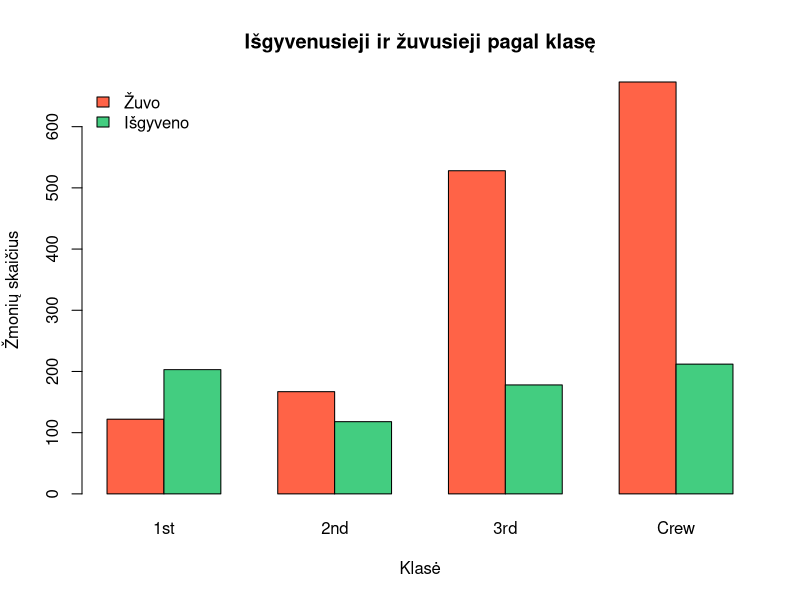

This chart was generated by the following R code:
rm(list = ls())

# 1

t1 <- matrix(c(13, 7,
                9, 11), nrow = 2, byrow = TRUE,
             dimnames = list(Grupe = c("A", "B"), Atsakymas = c("Taip", "Ne")))
addmargins(t1)

a <- t1[1, 1]; b <- t1[1, 2]; c <- t1[2, 1]; d <- t1[2, 2]
n <- sum(t1)

chi1 <- chisq.test(t1, correct = FALSE)
chi1
fisher.test(t1)

phi <- (a * d - b * c) / sqrt((a + b) * (c + d) * (a + c) * (b + d))
phi
sqrt(chi1$statistic / n)

V1 <- sqrt(chi1$statistic / (n * (min(dim(t1)) - 1)))
V1

Q <- (a * d - b * c) / (a * d + b * c)
Q

OR <- (a * d) / (b * c)
OR

# Rezultatai: phi = V = 0.20, Q = 0.39, OR = 2.27, chi^2 = 1.62, p = 0.20.
# Išvada: silpnas ryšys, statistiškai nereikšmingas (p > 0.05).


# 2

mat <- c(56, 75, 45, 71, 62, 64, 58, 80, 76, 61)
lt  <- c(66, 70, 40, 60, 65, 56, 59, 77, 67, 63)

rbind(Mat = rank(mat), LT = rank(lt))

d2  <- (rank(mat) - rank(lt))^2
n2  <- length(mat)
r_s <- 1 - 6 * sum(d2) / (n2 * (n2^2 - 1))
r_s
cor(mat, lt, method = "spearman")

T2 <- r_s * sqrt((n2 - 2) / (1 - r_s^2))
p2 <- 2 * pt(-abs(T2), df = n2 - 2)
c(T = T2, kritine = qt(0.975, n2 - 2), p = p2)

cor.test(mat, lt, method = "spearman")

# Rezultatai: r = 0.673, T = 2.57 > t(8) = 2.306, p = 0.033.
# Išvada: vidutiniškai stiprus teigiamas monotoninis ryšys, statistiškai
# reikšmingas.


# 3

g1 <- c(2, 5, 3, 1, 4, 6)
g2 <- c(1, 6, 4, 3, 2, 5)
n3 <- length(g1)

nc <- 0; nd <- 0
for (i in 1:(n3 - 1)) {
  for (j in (i + 1):n3) {
    s <- sign(g1[i] - g1[j]) * sign(g2[i] - g2[j])
    if (s > 0) nc <- nc + 1
    if (s < 0) nd <- nd + 1
  }
}
c(nc = nc, nd = nd)

tau <- (nc - nd) / (n3 * (n3 - 1) / 2)
tau
cor(g1, g2, method = "kendall")

Z3 <- 3 * tau * sqrt(n3 * (n3 - 1)) / sqrt(2 * (2 * n3 + 5))
p3 <- 2 * pnorm(-abs(Z3))
c(Z = Z3, kritine = qnorm(0.975), p = p3)

# Rezultatai: nc = 11, nd = 4, tau = 0.467, |Z| = 1.32 < 1.96, p = 0.19.
# Išvada: H0 neatmetama. Gydytojų nuomonės iš dalies sutampa, bet
# statistiškai reikšmingai suderintomis jų laikyti negalima.


# 4.1

cs <- margin.table(Titanic, c("Class", "Survived"))
addmargins(cs)
round(prop.table(cs, margin = "Class"), 3)

# Rezultatai: iš 2201 išgyveno 711 (32.3 %). Išgyvenusių dalis: 1 klasė 62.5 %,
# 2 klasė 41.4 %, 3 klasė 25.2 %, įgula 24.0 %.
# Išvada: kuo žemesnė klasė, tuo mažesnis išgyvenamumas; daugiausia žuvo
# įgulos (673) ir 3 klasės (528).


# 4.2

sex <- margin.table(Titanic, "Sex")
sex
names(which.max(sex))

# Rezultatai: vyrų 1731, moterų 470.
# Išvada: vyrų beveik 4 kartus daugiau.


# 4.3

ss <- margin.table(Titanic, c("Sex", "Survived"))
addmargins(ss)
round(prop.table(ss, margin = "Sex"), 3)

# Rezultatai: P(išgyveno | vyras) = 0.212, P(išgyveno | moteris) = 0.732.


# 4.4

odds_m <- ss["Male", "Yes"] / ss["Male", "No"]
odds_f <- ss["Female", "Yes"] / ss["Female", "No"]
c(sansas_vyru = odds_m, sansas_moteru = odds_f)

c(OR_vyrai_vs_moterys = odds_m / odds_f, OR_moterys_vs_vyrai = odds_f / odds_m)

# Rezultatai: vyrų šansas 0.27, moterų 2.73, OR = 0.099.
# Išvada: vyrų šansai išgyventi ~10 kartų mažesni nei moterų.


# 4.5

O <- ss
n <- sum(O)
E <- outer(rowSums(O), colSums(O)) / n
E

X2    <- sum((O - E)^2 / E)
df    <- (nrow(O) - 1) * (ncol(O) - 1)
kr    <- qchisq(0.95, df)
p_val <- pchisq(X2, df, lower.tail = FALSE)
c(X2 = X2, df = df, kritine = kr, p = p_val)

# Rezultatai: chi^2 = 456.9 > 3.84, df = 1, p ~ 0.
# Išvada: H0 atmetama, lytis ir išgyvenamumas priklausomi.


# 4.6

barplot(t(cs), beside = TRUE,
        col = c("tomato", "seagreen3"),
        legend.text = c("Žuvo", "Išgyveno"),
        args.legend = list(x = "topleft", bty = "n"),
        xlab = "Klasė", ylab = "Žmonių skaičius",
        main = "Išgyvenusieji ir žuvusieji pagal klasę")

# Išvada: tik 1 klasėje išgyvenusių daugiau nei žuvusių; 3 klasėje ir įguloje
# žuvusių kelis kartus daugiau.


# 4.7

sas <- margin.table(Titanic, c("Sex", "Age", "Survived"))
ftable(sas, row.vars = c("Age", "Survived"))

p_sex <- prop.table(sas, margin = c("Age", "Survived"))
round(ftable(p_sex, row.vars = c("Age", "Survived")), 3)
round(p_sex["Female", , ], 3)

# Rezultatai: suaugę: moterų dalis tarp išgyvenusių 0.483, tarp žuvusių 0.076.
# Vaikai: tarp išgyvenusių 0.491, tarp žuvusių 0.327.
# Išvada: tarp išgyvenusių moterų dalis daug didesnė, ypač suaugusių grupėje.


# 4.8

X2_k <- c()
for (s in dimnames(sas)$Sex) {
  O_k <- sas[s, , ]
  E_k <- outer(rowSums(O_k), colSums(O_k)) / sum(O_k)
  X2_k[s] <- sum((O_k - E_k)^2 / E_k)
  cat("\n---", s, "---\n")
  print(O_k)
  cat("chi^2 =", round(X2_k[s], 3),
      " p =", signif(pchisq(X2_k[s], 1, lower.tail = FALSE), 3), "\n")
}

X2_bendra <- sum(X2_k)
df8       <- length(X2_k) * 1
c(X2 = X2_bendra, df = df8,
  kritine = qchisq(0.95, df8),
  p = pchisq(X2_bendra, df8, lower.tail = FALSE))

# Rezultatai: vyrai chi^2 = 23.1 (p = 1.5e-6), moterys chi^2 = 3.05 (p = 0.08).
# Bendra chi^2 = 26.2 > 5.99, df = 2, p = 2e-6.
# Išvada: H0 atmetama. Net žinant lytį, amžius ir išgyvenamumas priklausomi.
# Efektą neša vyrai (berniukai išgyveno daug dažniau nei suaugę vyrai);
# moterų grupėje ryšys nereikšmingas.
